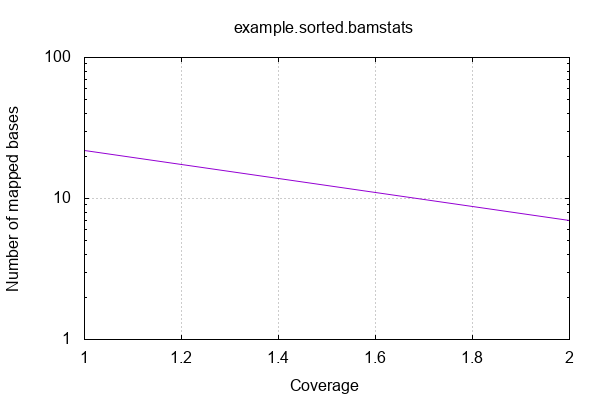

The script that saved this image:

            set terminal png size 600,400 truecolor
            set output "example.stats/coverage.png"
            set grid xtics ytics y2tics back lc rgb "#cccccc"
            set ylabel "Number of mapped bases"
            set xlabel "Coverage"
            set log y
            set style fill solid border -1
            set title "example.sorted.bamstats"
            set xrange [:2]
            plot '-' with lines notitle
        1	22
2	7
end
